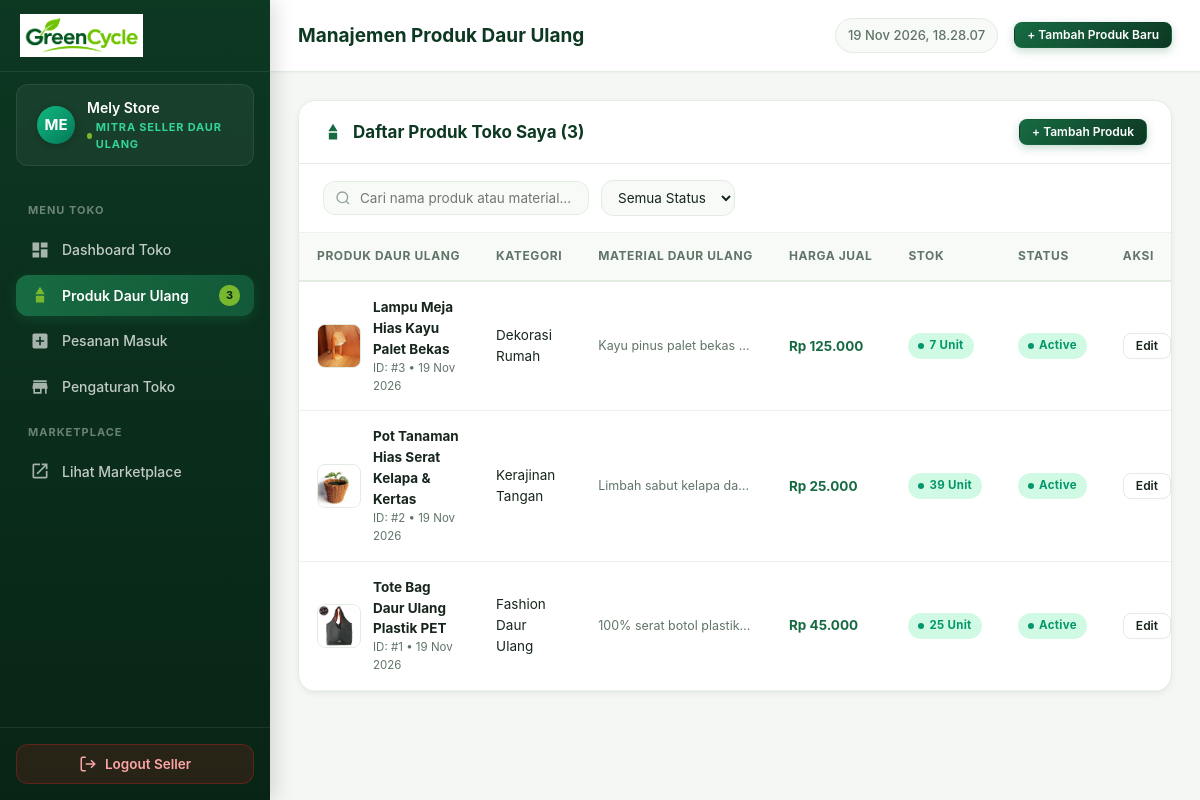
/seller/products/index.php (signed in), run on the app's committed database.
### tables this page shows
CREATE TABLE `stores` (
  `id` int(11) NOT NULL,
  `user_id` int(11) NOT NULL,
  `store_name` varchar(150) NOT NULL,
  `description` text DEFAULT NULL,
  `address` text DEFAULT NULL,
  `phone` varchar(20) DEFAULT NULL,
  `logo` varchar(255) DEFAULT NULL,
  `status` enum('active','inactive') NOT NULL DEFAULT 'active',
  `created_at` timestamp NOT NULL DEFAULT current_timestamp(),
  `updated_at` timestamp NOT NULL DEFAULT current_timestamp() ON UPDATE current_timestamp()
);

CREATE TABLE `products` (
  `id` int(11) NOT NULL,
  `store_id` int(11) NOT NULL,
  `category_id` int(11) NOT NULL,
  `product_name` varchar(150) NOT NULL,
  `description` text DEFAULT NULL,
  `material_info` text DEFAULT NULL,
  `price` decimal(12,2) NOT NULL,
  `stock` int(11) NOT NULL DEFAULT 0,
  `product_photo` varchar(255) DEFAULT NULL,
  `status` enum('active','inactive') NOT NULL DEFAULT 'active',
  `created_at` timestamp NOT NULL DEFAULT current_timestamp(),
  `updated_at` timestamp NOT NULL DEFAULT current_timestamp() ON UPDATE current_timestamp()
);

CREATE TABLE `categories` (
  `id` int(11) NOT NULL,
  `category_name` varchar(100) NOT NULL,
  `description` text DEFAULT NULL,
  `created_at` timestamp NOT NULL DEFAULT current_timestamp(),
  `updated_at` timestamp NOT NULL DEFAULT current_timestamp() ON UPDATE current_timestamp()
);

### includes/init.php (called while the page is built, shortened)
<?php
function e($value)
{
    return htmlspecialchars((string) $value, ENT_QUOTES, 'UTF-8');
}

### seller/products/index.php (the view, shortened to what this page needs)
<?php
require_once __DIR__ . '/../../includes/auth_check.php';
$userId = (int)$_SESSION['user_id'];
$sellerName = $_SESSION['name'] ?? 'Penjual';
$stmt = $conn->prepare("SELECT id, store_name, status FROM stores WHERE user_id = ? LIMIT 1");
$stmt->bind_param("i", $userId);
$stmt->execute();
$store = $stmt->get_result()->fetch_assoc();
$storeId = $store ? (int)$store['id'] : 0;
$products = [];
if ($storeId > 0) {
    $pStmt = $conn->prepare("
        SELECT
            p.id,
            p.product_name,
            p.material_info,
            p.price,
            p.stock,
            p.product_photo,
            p.status,
            p.created_at,
            c.category_name
        FROM products p
        LEFT JOIN categories c ON p.category_id = c.id
        WHERE p.store_id = ?
        ORDER BY p.id DESC
    ");
    $pStmt->bind_param("i", $storeId);
    $pStmt->execute();
    $products = $pStmt->get_result()->fetch_all(MYSQLI_ASSOC);
}
?>
<!DOCTYPE html>
<html lang="id">
<head>
    <link rel="stylesheet" href="/GreenCycle/assets/css/dashboard.css">
</head>
<body>
<div class="gc-app">
    <aside class="gc-sidebar" id="gcSidebar">
        <div class="gc-sidebar-header">
            <a href="/GreenCycle/seller/dashboard.php" class="gc-sidebar-logo">
                <img
                    src="/GreenCycle/assets/images/greencycle-logo.png"
                    alt="GreenCycle Logo"
                    onerror="this.style.display='none'; this.nextElementSibling.style.display='inline';"
                >
            </a>
        </div>
        <div class="gc-sidebar-role-badge">
            <div class="gc-role-avatar" style="background: linear-gradient(135deg, #10b981, #047857);">
                <?= strtoupper(substr($store['store_name'] ?? $sellerName, 0, 2)) ?>
            </div>
            <div class="gc-role-info">
                <div class="gc-role-name"><?= e($store['store_name'] ?? $sellerName) ?></div>
                <div class="gc-role-tag" style="color: #34d399;">Mitra Seller Daur Ulang</div>
            </div>
        </div>
        <nav class="gc-sidebar-nav">
            <div class="gc-nav-group-title">Menu Toko</div>
            <a href="/GreenCycle/seller/dashboard.php" class="gc-nav-item">
                <svg viewBox="0 0 24 24"><path d="M3 13h8V3H3v10zm0 8h8v-6H3v6zm10 0h8V11h-8v10zm0-18v6h8V3h-8z"/></svg>
                Dashboard Toko
            </a>
            <a href="/GreenCycle/seller/products/index.php" class="gc-nav-item active">
                <svg viewBox="0 0 24 24"><path d="M12 2l-5.5 9h11zM7 13h10v8H7z"/></svg>
                Produk Daur Ulang
                <span class="gc-nav-badge"><?= count($products) ?></span>
            </a>
            <a href="/GreenCycle/seller/orders/index.php" class="gc-nav-item">
                <svg viewBox="0 0 24 24"><path d="M19 3H5c-1.1 0-2 .9-2 2v14c0 1.1.9 2 2 2h14c1.1 0 2-.9 2-2V5c0-1.1-.9-2-2-2zm-2 10h-4v4h-2v-4H7v-2h4V7h2v4h4v2z"/></svg>
                Pesanan Masuk
            </a>
            <a href="/GreenCycle/seller/store/index.php" class="gc-nav-item">
                <svg viewBox="0 0 24 24"><path d="M20 4H4v2h16V4zm1 10v-2l-1-5H4l-1 5v2h1v6h10v-6h4v6h2v-6h1zm-9 4H6v-4h6v4z"/></svg>
                Pengaturan Toko
            </a>
            <div class="gc-nav-group-title">Marketplace</div>
            <a href="/GreenCycle/pages/home.php" class="gc-nav-item" target="_blank">
                <svg viewBox="0 0 24 24"><path d="M19 19H5V5h7V3H5c-1.11 0-2 .9-2 2v14c0 1.1.89 2 2 2h14c1.1 0 2-.9 2-2v-7h-2v7zM14 3v2h3.59l-9.83 9.83 1.41 1.41L19 6.41V10h2V3h-7z"/></svg>
                Lihat Marketplace
            </a>
        </nav>
        <div class="gc-sidebar-footer">
            <form action="/GreenCycle/auth/logout.php" method="POST">
                <button type="submit" class="gc-btn-logout-sidebar">
                    <svg width="18" height="18" viewBox="0 0 24 24" fill="none" stroke="currentColor" stroke-width="2"><path d="M9 21H5a2 2 0 0 1-2-2V5a2 2 0 0 1 2-2h4"></path><polyline points="16 17 21 12 16 7"></polyline><line x1="21" y1="12" x2="9" y2="12"></line></svg>
                    Logout Seller
                </button>
            </form>
        </div>
    </aside>
    <main class="gc-main">
        <header class="gc-topbar">
            <div class="gc-topbar-left">
                <div class="gc-topbar-title">
                    <span>Manajemen Produk Daur Ulang</span>
                </div>
            </div>
            <div class="gc-topbar-right">
                <div class="gc-topbar-clock" id="gcLiveClock"></div>
                <a href="/GreenCycle/seller/products/create.php" class="gc-btn gc-btn-primary gc-btn-sm">
                    + Tambah Produk Baru
                </a>
            </div>
        </header>
        <div class="gc-content">
            <div class="gc-panel">
                <div class="gc-panel-header">
                    <div class="gc-panel-title">
                        <svg viewBox="0 0 24 24" fill="currentColor"><path d="M12 2l-5.5 9h11zM7 13h10v8H7z"/></svg>
                        Daftar Produk Toko Saya (<?= count($products) ?>)
                    </div>
                    <div style="display: flex; gap: 10px;">
                        <a href="/GreenCycle/seller/products/create.php" class="gc-btn gc-btn-primary gc-btn-sm">
                            + Tambah Produk
                        </a>
                    </div>
                </div>
                <div style="padding: 16px 24px; border-bottom: 1px solid var(--gc-border-light);" class="gc-filter-bar">
                    <div class="gc-search-box">
                        <input type="text" placeholder="Cari nama produk atau material..." data-table-search="#tableSellerProductList">
                    </div>
                    <select class="gc-select-filter" data-table-status="#tableSellerProductList">
                        <option value="all">Semua Status</option>
                    </select>
                </div>
                <div class="gc-table-responsive">
                    <table class="gc-table" id="tableSellerProductList">
                        <thead>
                            <tr>
                                <th>Produk Daur Ulang</th>
                                <th>Kategori</th>
                                <th>Material Daur Ulang</th>
                                <th>Harga Jual</th>
                                <th>Stok</th>
                                <th>Status</th>
                                <th>Aksi</th>
                            </tr>
                        </thead>
                        <tbody>
                            <?php if (empty($products)): ?>
                                <tr>
                                    <td colspan="7" style="text-align: center; padding: 40px; color: var(--gc-text-muted);">
                                        Belum ada produk yang ditambahkan ke toko ini.
                                        <br><br>
                                        <a href="/GreenCycle/seller/products/create.php" class="gc-btn gc-btn-primary gc-btn-sm">
                                            + Tambah Produk Pertama
                                        </a>
                                    </td>
                                </tr>
                            <?php else: ?>
                                <?php foreach ($products as $p): ?>
                                    <tr data-status="<?= e($p['status']) ?>">
                                        <td>
                                            <div style="display: flex; align-items: center; gap: 12px;">
                                                <?php if (!empty($p['product_photo'])): ?>
                                                    <img src="/GreenCycle/uploads/<?= e($p['product_photo']) ?>" alt="<?= e($p['product_name']) ?>" class="gc-product-thumb" onerror="this.style.display='none';">
                                                <?php else: ?>
                                                    <div class="gc-product-thumb" style="display:flex; align-items:center; justify-content:center; color:var(--gc-text-light); font-size:11px;">
                                                        ♻ No Pic
                                                    </div>
                                                <?php endif; ?>
                                                <div>
                                                    <strong><?= e($p['product_name']) ?></strong>
                                                    <div style="font-size: 11.5px; color: var(--gc-text-muted);">
                                                        ID: #<?= $p['id'] ?> • <?= date('d M Y', strtotime($p['created_at'])) ?>
                                                    </div>
                                                </div>
                                            </div>
                                        </td>
                                        <td><?= e($p['category_name'] ?? 'Umum') ?></td>
                                        <td style="max-width: 180px; overflow: hidden; text-overflow: ellipsis; white-space: nowrap; font-size: 12.5px; color: var(--gc-text-muted);">
                                            <?= e(!empty($p['material_info']) ? $p['material_info'] : '-') ?>
                                        </td>
                                        <td>
                                            <strong style="color: var(--gc-primary);">
                                                Rp <?= number_format($p['price'], 0, ',', '.') ?>
                                            </strong>
                                        </td>
                                        <td>
                                            <?php if ($p['stock'] <= 0): ?>
                                                <span class="gc-badge badge-cancelled">Habis (0)</span>
                                            <?php elseif ($p['stock'] <= 5): ?>
                                                <span class="gc-badge badge-pending">Menipis (<?= $p['stock'] ?>)</span>
                                            <?php else: ?>
                                                <span class="gc-badge badge-completed"><?= $p['stock'] ?> unit</span>
                                            <?php endif; ?>
                                        </td>
                                        <td>
                                            <span class="gc-badge badge-<?= e($p['status']) ?>">
                                                <?= e($p['status']) ?>
                                            </span>
                                        </td>
                                        <td>
                                            <div style="display: flex; gap: 6px;">
                                                <a href="/GreenCycle/seller/products/edit.php?id=<?= $p['id'] ?>" class="gc-btn gc-btn-sm gc-btn-secondary" title="Edit Produk">
                                                    Edit
                                                </a>
                                            </div>
                                        </td>
                                    </tr>
                                <?php endforeach; ?>
                            <?php endif; ?>
                        </tbody>
                    </table>
                </div>
            </div>
        </div>
    </main>
</div>
</body>
</html>

### data on the page
stores: store_name "ME", store_name "Mely Store"
products: product_photo (picture), product_name "Lampu Meja Hias Kayu Palet Bekas", id "3", created_at "19 Nov 2026", category.category_name "Dekorasi Rumah", material_info "Kayu pinus palet bekas…", price "125.000", stock "7", status "Active"
products: product_photo (picture), product_name "Pot Tanaman Hias Serat Kelapa & Kertas", id "2", created_at "19 Nov 2026", category.category_name "Kerajinan Tangan", material_info "Limbah sabut kelapa da…", price "25.000", stock "39", status "Active"
products: product_photo (picture), product_name "Tote Bag Daur Ulang Plastik PET", id "1", created_at "19 Nov 2026", category.category_name "Fashion Daur Ulang", material_info "100% serat botol plastik…", price "45.000", stock "25", status "Active"

### other printed values
count($products) "3"
